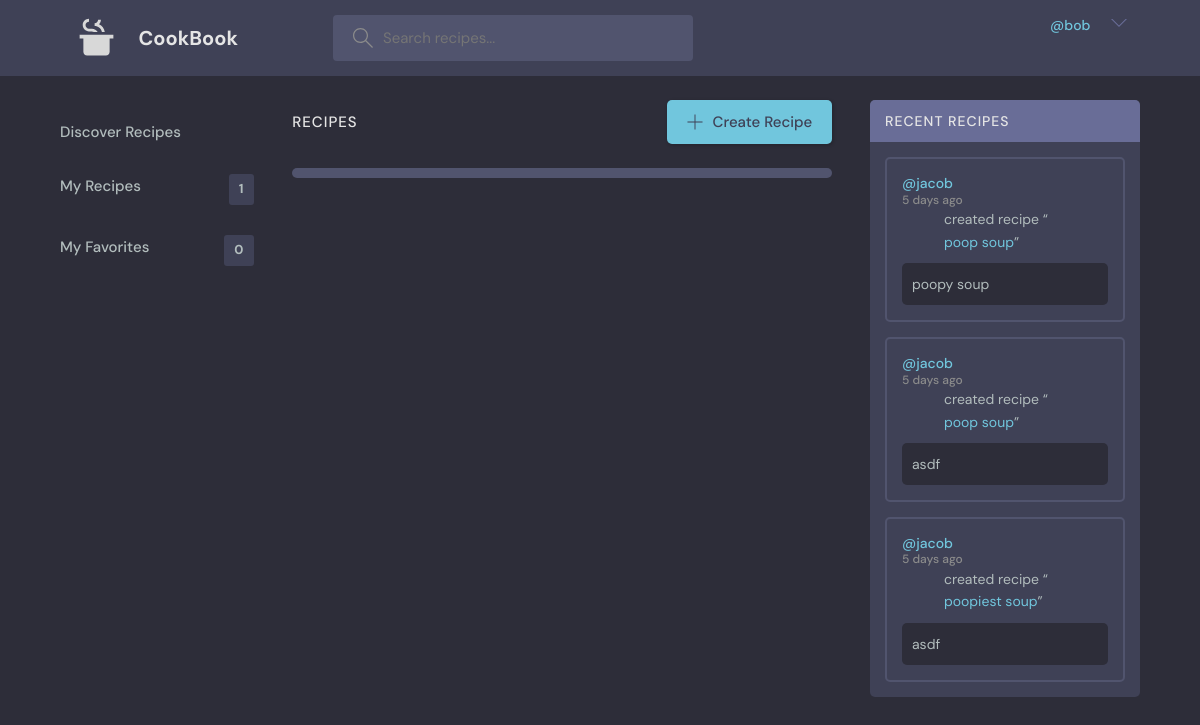
Page /my-favorites/ (signed in) on the earlier database version.
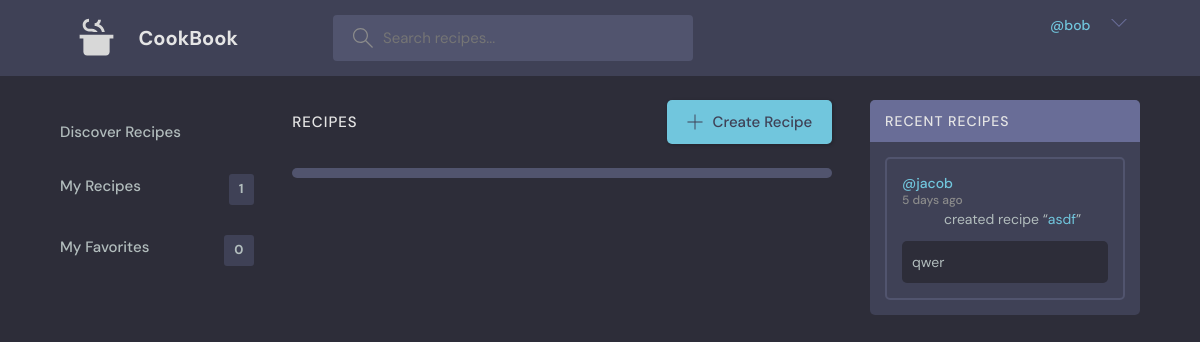
Same page on the later database version.
### recipes/models.py (models this page shows, shortened)
class Recipe(models.Model):
    name = models.CharField(max_length=50)
    description = models.TextField()
    author = models.ForeignKey(User, on_delete=models.CASCADE)
    created_at = models.DateTimeField(auto_now_add=True)
    updated = models.DateTimeField(auto_now=True)

### recipes/views.py (the view)
# urls.py: path('my-favorites/', views.myFavorites, name='my-favorites'),
@login_required(login_url='login')
def myFavorites(request):
    user = request.user
    favorites = Favorite.objects.filter(user=request.user)
    context = {'recipes': favorites, 'type': 'my-favorites', 'counts': getCounts(user), 'recent_recipes': getRecentRecipes(user), 'favorites': getFavorites(user)}
    return render(request, 'recipes/home.html', context)

### recipes/views.py (called while the page is built)
def getRecentRecipes(user):
    recipes = Recipe.objects.exclude(author=user).order_by('-created_at')[:5]
    return recipes

def getCounts(user):
        counts = {'my_recipes': 0, 'my_favorites': 0}
        if user.is_authenticated:
            counts['my_recipes'] = Recipe.objects.filter(author=user).count()
            counts['my_favorites'] = Favorite.objects.filter(user=user).count()
        return counts

def getFavorites(user):
    return Favorite.objects.filter(user=user).values_list('recipe', flat=True)

### recipes/templates/recipes/home.html (shortened to what this page needs)
{% extends 'main.html' %}
{% load static %}
{% block content %}
  <main class="layout layout--3">
    <div class="container">
      <div class="topics">
        <ul class="topics__list">
          <li>
            <a id="home-link" href="{% url 'home' %}">Discover Recipes </a>
          </li>
          <li>
            <a id="my-recipes-link" href="{% url 'my-recipes' %}">My Recipes <span>{{counts.my_recipes}}</span></a>
          </li>
          <li>
            <a id="my-favorites-link" href="{% url 'my-favorites' %}">My Favorites <span>{{counts.my_favorites}}</span></a>
          </li>
        </ul>
      </div>
      <div class="roomList">
        <div class="roomList__header">
          <div>
            <h2>Recipes</h2>
          </div>
          {% if request.user.is_authenticated %}
            <a class="btn btn--main" href="{% url 'create-recipe' %}">
              <svg version="1.1" xmlns="http://www.w3.org/2000/svg" width="32" height="32" viewBox="0 0 32 32">
                <title>add</title>
                <path
                  d="M16.943 0.943h-1.885v14.115h-14.115v1.885h14.115v14.115h1.885v-14.115h14.115v-1.885h-14.115v-14.115z"
                ></path>
              </svg>
              Create Recipe
            </a>
          {% endif %}
        </div>
        {% if type != 'my-favorites' %}
          <div class="thumbnail-container">
            {% for recipe in recipes %}
              <div class="recipe-thumbnail">
                {% if type == 'discover' %}
                  <div class="title-container">
                    <a
                      class="title"
                      href="{% url 'recipe' recipe.recipe.uri %}"
                    >
                      {{recipe.recipe.label}}
                    </a>
                  </div>
                  <img class="thumbnail-image" src="{{recipe.recipe.image}}">
                {% elif type == 'my-recipes' %}
                  <div class="title-container">
                    <a
                      class="title"
                      href="{% url 'recipe' recipe.id %}"
                    >{{recipe.name}}
                    </a>
                  </div>
                  <img class="thumbnail-image" src="" alt="Recipe Image">
                  {% comment %} {% elif type == 'my-favorites' %}
                    <div class="title-container"><a class="title" href="{% url 'recipe' recipe.recipe %}">{{recipe.label}}</a></div>
                    <img class="thumbnail-image" src="" alt="Favorite Recipe Image"> {% endcomment %}
                {% endif %}
              </div>
            {% endfor %}
          </div>
        {% else %}
          <div class="favorites-container">
          </div>
        {% endif %}
      </div>
      <div class="activities">
        <div class="activities__header">
          <h2>Recent Recipes</h2>
        </div>
        {% for recipe in recent_recipes %}
          <div class="activities__box">
            <div class="activities__boxHeader roomListRoom__header">
              <a href="profile.html" class="roomListRoom__author">
                <p>
                  @{{recipe.author}}
                  <span>5 days ago</span>
                </p>
              </a>
            </div>
            <div class="activities__boxContent">
              <p>created recipe “<a href="{% url 'recipe' recipe.id %}">{{recipe.name}}</a>”</p>
              <div class="activities__boxRoomContent">
                {{recipe.description}}
              </div>
            </div>
          </div>
        {% endfor %}
      </div>
    </div>
  </main>
{% endblock content %}

### templates/main.html (shortened to what this page needs)
{% load static %}
<!DOCTYPE html>
<html lang="en">
  <head>
      <link rel="stylesheet" href="{% static 'css/style.css' %}" />
  </head>
<body>
    {% include 'navbar.html' %}
    {% block content %}
    {% endblock %}
</body>
</html>

### templates/navbar.html (shortened to what this page needs)
{% load static %}
<header class="header header--loggedIn">
    <div class="container">
      <a href="/" class="header__logo">
        <h1>CookBook</h1>
      </a>
      <form class="header__search" method="GET" action="{% url 'home' %}">
        <label>
          <input type="text" name="q" placeholder="Search recipes..." />
        </label>
      </form>
      <nav class="header__menu">
        <div class="header__user">
          {% if request.user.is_authenticated %}
            <a href="profile.html">
              <p>{{request.user.first_name}} {{request.user.last_name}}<span>@{{request.user}}</span></p>
            </a>
            <button class="dropdown-button">
              <svg version="1.1" xmlns="http://www.w3.org/2000/svg" width="32" height="32" viewBox="0 0 32 32">
                <title>chevron-down</title>
                <path d="M16 21l-13-13h-3l16 16 16-16h-3l-13 13z"></path>
              </svg>
            </button>
          {% else %}
            <a href="{% url 'login' %}">Sign In</a>
          {% endif %}
        </div>
          </nav>
        </div>
      </header>

Differences in the rows shown:
removed Recipe: author "jacob", name "poop soup", description "poopy soup"
removed Recipe: author "jacob", name "poop soup", description "asdf"
removed Recipe: author "jacob", name "poopiest soup", description "asdf"
added Recipe: author "jacob", name "asdf", description "qwer"
